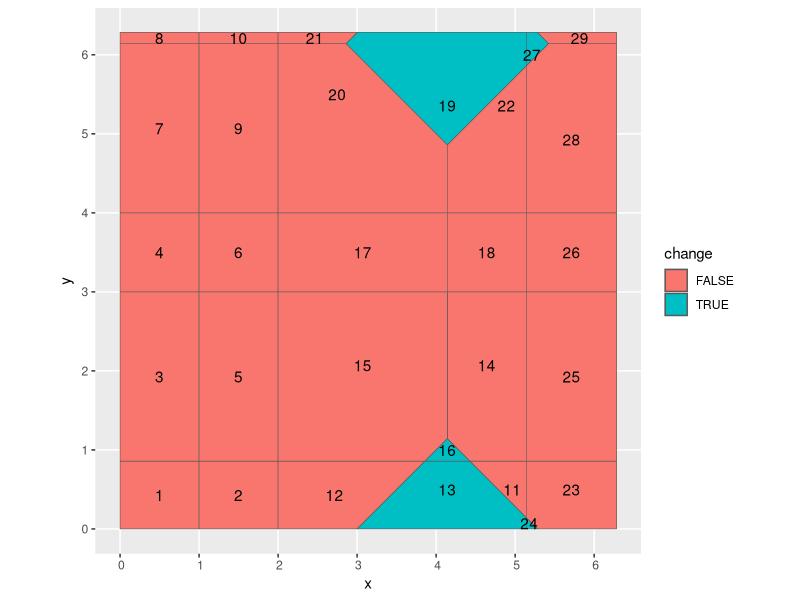

The R script that drew this image: (Note: this script raises an error after producing the figure.)
library(data.table)
library(ggplot2)
N.grid <- 51
param.grid <- seq(0, 2*pi, l=N.grid)
get.loss <- function(data.val, param.val){
  d <- abs(data.val-param.val)
  ifelse(d>pi, 2*pi-d, d)
}
set.seed(1)
(data.mat <- matrix(1:4, 2))
mean1.mat <- matrix(data.mat[1,],2,2,byrow=TRUE)
mean2.mat <- matrix(data.mat[2,],2,2,byrow=TRUE)
loss.dt.list <- list()
loss.sf.list <- list()
for(data.i in 1:nrow(data.mat)){
  data.row <- data.mat[data.i,]
  data.vals <- paste(data.row, collapse=",")
  iseq <- 1:N.grid
  pair.dt <- CJ(i1=iseq, i2=iseq)
  piece.dt.list <- list()
  for(dim.i in seq_along(data.row)){
    iname <- paste0("i",dim.i)
    data.val <- data.row[[dim.i]]
    piece <- function(Linear, Constant, min_param, max_param){
      data.table(iname, Linear, Constant, min_param, max_param)
    }
    piece.dt.list[[iname]] <- if(data.val == 0)rbind(
      piece(1, 0, 0, pi),
      piece(-1, 2*pi, pi, 2*pi)
    )else if(data.val < pi)rbind(
      piece(-1, data.val, 0, data.val),
      piece(1, -data.val, data.val, data.val+pi),
      piece(-1, (2*pi+data.val), data.val+pi, 2*pi)
    )else if(data.val == pi)rbind(
      piece(-1, pi, 0, pi),
      piece(1, -pi, pi, 2*pi)
    )else rbind(
      piece(1, 2*pi-data.val, 0, data.val-pi),
      piece(-1, data.val, data.val-pi, data.val),
      piece(1, -data.val, data.val, 2*pi)
    )
    dim.dt <- data.table(
    )[
    , paste0("loss",dim.i) := get.loss(data.val, param.grid)
    ][
    , paste0("param",dim.i) := param.grid
    ][
    , (iname) := iseq
    ]
    pair.dt <- pair.dt[dim.dt, on=iname]
  }
  dim.list <- lapply(piece.dt.list, function(DT)1:nrow(DT))
  index.dt <- do.call(CJ, dim.list)
  poly.sf.list <- list()
  for(polygon.i in 1:nrow(index.dt)){
    index.row <- index.dt[polygon.i]
    irow.list <- list()
    for(iname in names(index.row)){
      irow <- index.row[[iname]]
      irow.list[[iname]] <- piece.dt.list[[iname]][irow]
    }
    poly.sf.list[[polygon.i]] <- with(irow.list, data.table(
      data.i,
      Constant=i1$Constant+i2$Constant,
      Linear1=i1$Linear,
      Linear2=i2$Linear,
      geometry=sf::st_sfc(sf::st_polygon(list(rbind(
        c(i1$min_param, i2$min_param),
        c(i1$max_param, i2$min_param),
        c(i1$max_param, i2$max_param),
        c(i1$min_param, i2$max_param),
        c(i1$min_param, i2$min_param)
      ))))
    ))
  }
  (poly.sf <- do.call(rbind, poly.sf.list))
  loss.sf.list[[data.i]] <- poly.sf
  loss.dt.list[[data.i]] <- data.table(
    data.i, data.vals, pair.dt[, loss := loss1+loss2])
}
(loss.dt <- rbindlist(loss.dt.list))
loss.wide <- dcast(
  loss.dt[, loss.i := paste0("loss.data",data.i)],
  param1+param2 ~ loss.i,
  value.var="loss")

s <- function(step, title){
  data.table(step, title)
}
step.info <- rbind(
  s(1, "loss.data1"),
  s(2, "min.data1"),
  s(3, "loss.data2"),
  s(4, "cost.data2"))
last.cost.dt.list <- list()
last.best.dt.list <- list()
last.tile.dt.list <- list()
for(penalty in c(0.5, 5)){
  Penalty <- paste0("Penalty=",penalty)
  loss.sf.current <- data.table(
    loss.sf.list[[1]]
  )[, `:=`(
    loss = Constant+Linear1*1+Linear2*3,
    polygon.i = .I
  )]
  ggplot()+
    geom_tile(aes(
      param1, param2, fill=loss),
      data=loss.dt[data.i==2])+
    scale_fill_gradient(low="white", high="red")+
    geom_sf(aes(
      geometry=geometry),
      fill=NA,
      data=loss.sf.current)+
    geom_sf_text(aes(
      geometry=geometry, label=polygon.i),
      data=loss.sf.current)
  min1.viz.list <- list()
  for(polygon.i in 1:nrow(loss.sf.current)){
    loss.sf.piece <- loss.sf.current[polygon.i,]
    intercept <- (penalty-loss.sf.piece$Constant)/loss.sf.piece$Linear2
    slope <- -loss.sf.piece$Linear1/loss.sf.piece$Linear2
    roots.line <- sf::st_linestring(rbind(
      c(0,intercept),
      c(2*pi, intercept+slope*2*pi)
    ))
    loss.sf.geom <- loss.sf.piece$geometry[[1]]
    split.collection <- lwgeom::st_split(loss.sf.geom, roots.line)
    cmat <- sapply(split.collection, sf::st_centroid)
    change.is.better <- loss.sf.piece[
    , Constant+cmat[1,]*Linear1+cmat[2,]*Linear2>penalty]
    min1.viz.list[[polygon.i]] <- loss.sf.piece[, data.table(
      Constant, Linear1, Linear2,
      geometry=sf::st_sfc(split.collection[]),
      polygon.i, change=FALSE
    )][
      change.is.better,
      `:=`(Constant=penalty, Linear1=0, Linear2=0, change=TRUE)
    ]
    ## TODO visualize these lines on top of heat map.
    ##https://stackoverflow.com/questions/63815365/how-can-i-split-clip-a-polygon-by-lines-in-r
    ##https://r-spatial.github.io/lwgeom/
  }
  (min1.viz <- rbindlist(min1.viz.list))
  gg <- ggplot()+
    geom_sf(aes(
      fill=change,
      geometry=geometry),
      data=min1.viz)+
    geom_sf_text(aes(
      label=polygon.i,
      geometry=geometry),
      data=min1.viz)+
    coord_sf(xlim=c(0,2*pi),ylim=c(0,2*pi))    
  mySimplify <- function(DT){
    DT[, .(
      geometry=sf::st_sfc(sf::st_simplify(sf::st_multipolygon(geometry)))
    ), by=.(Constant, Linear1, Linear2, change)][, geometry := sf::st_sfc(geometry)]
  }
  min1.simple <- mySimplify(min1.viz)
  ggplot()+
    geom_sf(aes(
      fill=change,
      geometry=geometry),
      data=min1.simple)+
    coord_sf(xlim=c(0,2*pi),ylim=c(0,2*pi))
  last.cost.dt.list[[paste(Penalty,"Min1")]] <- data.table(
    Penalty, step=2, min1.simple)[, polygon.i := .I]
  ggplot()+
    geom_tile(aes(
      param1, param2, fill=loss),
      data=loss.dt[data.i==2])+
    geom_sf(data=loss.sf.list[[2]]$geometry, fill=NA)+
    coord_sf(xlim=c(0,2*pi),ylim=c(0,2*pi))+
    scale_fill_gradient(low="white", high="red")
  #?st_intersections says spatial index is built for first arg, TODO
  #should first arg be smaller or larger? you build an index on a table
  #that you want to query, so that is the large set, should be the
  #current cost as first arg, new data point loss as second arg.
  cost2.dt <- data.table(sf::st_intersection(
    sf::st_sf(min1.simple[, .(
      min.Constant=Constant,
      min.Linear1=Linear1,
      min.Linear2=Linear2,
      geometry,
      change
    )]),
    sf::st_sf(loss.sf.list[[2]][, .(
      data.Constant=Constant,
      data.Linear1=Linear1,
      data.Linear2=Linear2,
      geometry
    )])
  ))[, `:=`(
    Constant=min.Constant+data.Constant,
    Linear1=min.Linear1+data.Linear1,
    Linear2=min.Linear2+data.Linear2,
    polygon.i = .I
  )][]
  gg <- ggplot()+
    geom_sf(aes(
      geometry=geometry,
      fill=change),
      data=cost2.dt)+
    geom_sf_text(aes(
      geometry=geometry,
      label=polygon.i),
      data=cost2.dt)
  cost2.simple <- mySimplify(cost2.dt)
  ggplot()+
    geom_sf(aes(
      geometry=geometry,
      fill=change),
      data=cost2.simple)+
    coord_sf(xlim=c(0,2*pi),ylim=c(0,2*pi))  
  ## Final optimization (and optimization that we should do at each
  ## time step.
  vertex.dt <- cost2.simple[, {
    vertex.mat <- sf::st_coordinates(sf::st_boundary(geometry[[1]]))
    data.table(
      vertex.mat[,1:2],
      cost=Constant+vertex.mat[,1]*Linear1+vertex.mat[,2]*Linear2)
  }, by=.(Constant, Linear1, Linear2, change)]
  best.vertices <- vertex.dt[min(cost)==cost]
  gg+
    geom_point(aes(
      X,Y),
      data=best.vertices)
  last.cost.dt.list[[Penalty]] <- data.table(
    Penalty, step=4, cost2.simple)[, polygon.i := .I]
  last.best.dt.list[[Penalty]] <- data.table(
    Penalty, step=4, best.vertices)
  last.tile.dt.list[[Penalty]] <- data.table(Penalty, melt(loss.wide[
  , min.data1 := pmin(loss.data1, penalty)
  ][
  , cost.data2 := min.data1+loss.data2
  ],
  measure.vars=step.info$title,
  variable.name="title",
  value.name="cost"
  )[step.info, on="title"])
}
addStep <- function(DF){
  out <- data.table(DF)
  if(!"title" %in% names(out)){
    out <- out[step.info, on="step", nomatch=0L]
  }
  out[, Step := paste("Step", step)]
}
last.cost.dt <- addStep(do.call(
  rbind, lapply(last.cost.dt.list, sf::st_sf)
))[, `:=`(
  vertices = sapply(last.cost.dt$geometry, function(g)length(unlist(g))/2),
  polygons = sapply(last.cost.dt$geometry, length)
)][]
total.dt <- last.cost.dt[, .(
  unique.parameters=.N,
  polygons=sum(polygons),
  vertices=sum(vertices)
), by=.(Step, title, Penalty)]
last.best.dt <- addStep(rbindlist(last.best.dt.list))
last.tile.dt <- addStep(rbindlist(last.tile.dt.list))[
, relative.cost := (cost-min(cost))/(max(cost)-min(cost)), by=.(Step, Penalty)]
last.loss.dt <- addStep(rbindlist(
  loss.sf.list
)[, step := ifelse(data.i==1, 1, 3)])
gg <- ggplot()+
  ggtitle("Change-point detection, geodesic loss, data1=(1,3), data2=(2,4)")+
  theme_bw()+
  scale_color_manual(values=c(
    "TRUE"="black",
    "FALSE"="deepskyblue"))+
  geom_tile(aes(
    param1, param2, fill=relative.cost),
    data=last.tile.dt)+
  geom_sf(aes(
    geometry=geometry,
    color=change),
    fill=NA,
    ##linewidth=1,
    data=last.cost.dt)+
  ## geom_sf_text(aes(
  ##   geometry=geometry,
  ##   label=polygon.i),
  ##   size=2.5,
  ##   data=last.cost.dt)+
  geom_text(aes(
    0,-0.1,label=sprintf(
      "%d unique parameters,\n%d polygons, %d vertices",
      unique.parameters, polygons, vertices)),
    hjust=0,
    size=2,
    vjust=1,
    data=total.dt)+
  scale_shape_manual(values=c(min=21))+
  geom_point(aes(
    X,Y, shape=vertex),
    fill="white",
    color="grey50",
    data=last.best.dt[, vertex := "min"])+
  geom_sf(aes(
    geometry=geometry),
    fill=NA,
    data=last.loss.dt)+
  scale_fill_gradient(low="white", high="red")+
  facet_grid(Penalty ~ Step + title)+
  scale_x_continuous(
    "Angle parameter 1")+
  scale_y_continuous(
    "Angle parameter 2",
    breaks=seq(0,6,by=1),
    limits=c(-1, 6.5))
png("figure-min-l1-2d.png", width=6.5, height=4, units="in", res=300)
print(gg)
dev.off()
